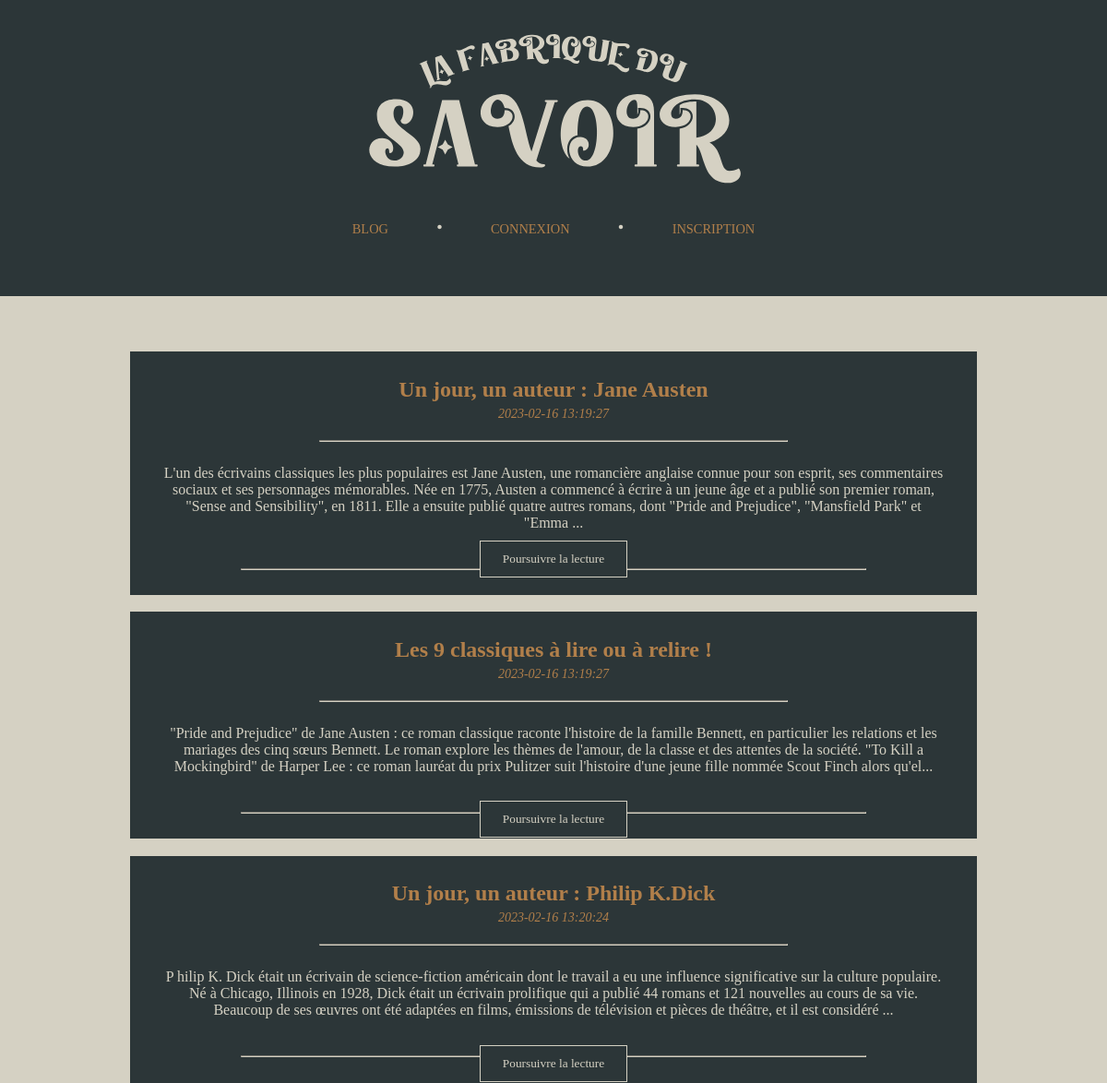
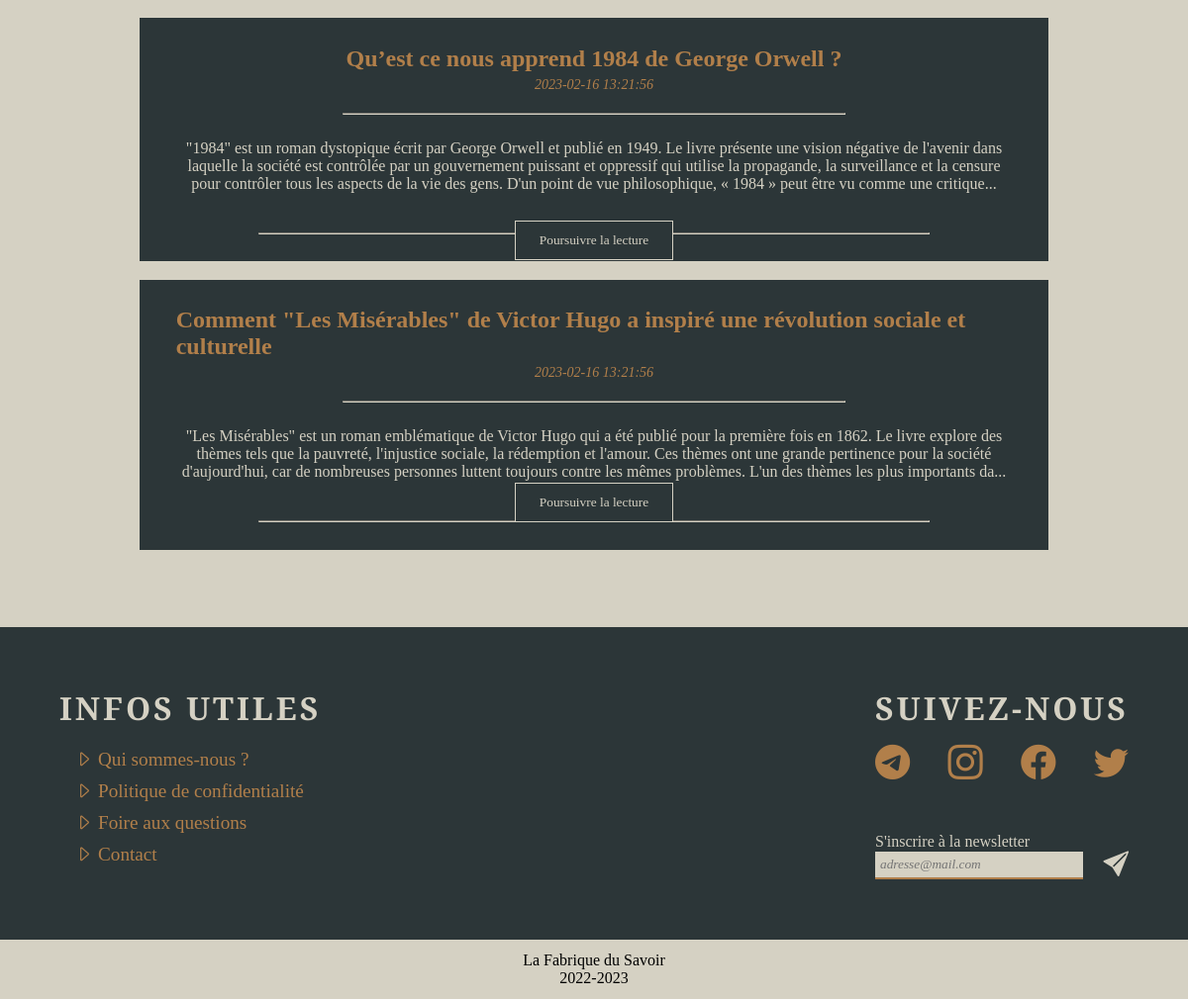
Screenshot of /controller/controller.pages.php?page=view.blog with the database file from the repository (2 pictures, top to bottom).
### tables this page shows
CREATE TABLE `posts` (
  `id_post` int(11) NOT NULL,
  `title_post` varchar(100) NOT NULL,
  `date_post` timestamp NOT NULL DEFAULT current_timestamp(),
  `content_post` text NOT NULL,
  `id_user` int(11) DEFAULT NULL
);

### model/model.select.php (called while the page is built, shortened)
<?php
function select_posts($bdd){
    $stmt = $bdd->prepare(" SELECT * FROM posts");
    $stmt->execute();
    return $stmt->fetchAll();
}
?>

### view/view.blog.php (the view, shortened to what this page needs)
<div class="articles">
    <?php
        $posts = select_posts($bdd);
        foreach($posts as $post):
    ?>
    <div class="article">
        <h2><?=$post['title_post']?></h2>
        <h3><?=$post['date_post']?></h3>
        <hr>
        <p class="extract"><?php echo substr(strip_tags($post['content_post']), 0, 400)."..."?></p>
        <a href="../controller/controller.pages.php?page=view.post&id=<?=$post['id_post']?>"><button class="initialize">Poursuivre la lecture</button></a>
    </div>
    <?php endforeach ?>
</div>

### view/css/all.css (style rules this page uses)
* { margin: 0; padding: 0; text-decoration: none; list-style-type: none; font-family: Cambria; }
body { overflow-x: hidden; background-color: #2c3638; }
.initialize { background: none; border: none; }

### view/css/books.css (style rules this page uses)
:root { --num-columns: 10; --column-gap: 10px; }
h3 { font-size: 14px; }

### view/css/blog.css (style rules this page uses)
.articles { width: 85%; display: flex; flex-direction: column; }
.article { position: relative; background-color: #2c3638; display: flex; flex-direction: column; align-items: center; justify-content: center; padding: 3% 4%; margin-bottom: 2%; }
.article h2, .article h3 { margin-bottom: 5px; color: #b17f4a; }
.article h3 { margin-bottom: 20px; font-weight: 500; font-style: italic; }
.article .extract { margin-top: 25px; margin-bottom: 40px; color: #d5d1c3; }
.article hr { display: block; border-color: #d5d1c3; }
.article hr:nth-of-type(1) { width: 60%; }
.article p { text-align: center; }
.article a { position: absolute; top: 205px; }
.article button { width: 160px; height: 40px; background-color: #2c3638; color: #d5d1c3; font-weight: 500; border: #d5d1c3 1px solid; transition: 0.2s ease-in-out; }

### rows the page displays
posts: title_post "Un jour, un auteur : Jane Austen", date_post "2023-02-16 13:19:27", content_post "L'un des écrivains classiques les plus populaires est Jane Austen, une romancière anglaise connue pour son esprit, ses commentaires sociaux et ses personnages mémorables. Née en 1775, Austen a commencé à écrire à un jeune âge et a publié son premier roman, \"Sense and Sensibility\", en 1811. Elle a ensuite publié quatre autres romans, dont \"Pride and Prejudice\", \"Mansfield Park\" et \"Emma"
posts: title_post "Les 9 classiques à lire ou à relire !", date_post "2023-02-16 13:19:27", content_post "\"Pride and Prejudice\" de Jane Austen : ce roman classique raconte l'histoire de la famille Bennett, en particulier les relations et les mariages des cinq sœurs Bennett. Le roman explore les thèmes de l'amour, de la classe et des attentes de la société. \"To Kill a Mockingbird\" de Harper Lee : ce roman lauréat du prix Pulitzer suit l'histoire d'une jeune fille nommée Scout Finch alors qu'el"
posts: title_post "Un jour, un auteur : Philip K.Dick", date_post "2023-02-16 13:20:24", content_post "P hilip K. Dick était un écrivain de science-fiction américain dont le travail a eu une influence significative sur la culture populaire. Né à Chicago, Illinois en 1928, Dick était un écrivain prolifique qui a publié 44 romans et 121 nouvelles au cours de sa vie. Beaucoup de ses œuvres ont été adaptées en films, émissions de télévision et pièces de théâtre, et il est considéré"
posts: title_post "Qu’est ce nous apprend 1984 de George Orwell ?", date_post "2023-02-16 13:21:56", content_post "\"1984\" est un roman dystopique écrit par George Orwell et publié en 1949. Le livre présente une vision négative de l'avenir dans laquelle la société est contrôlée par un gouvernement puissant et oppressif qui utilise la propagande, la surveillance et la censure pour contrôler tous les aspects de la vie des gens. D'un point de vue philosophique, « 1984 » peut être vu comme une critique"
posts: title_post "Comment \"Les Misérables\" de Victor Hugo a inspiré une révolution sociale et culturelle", date_post "2023-02-16 13:21:56", content_post "\"Les Misérables\" est un roman emblématique de Victor Hugo qui a été publié pour la première fois en 1862. Le livre explore des thèmes tels que la pauvreté, l'injustice sociale, la rédemption et l'amour. Ces thèmes ont une grande pertinence pour la société d'aujourd'hui, car de nombreuses personnes luttent toujours contre les mêmes problèmes. L'un des thèmes les plus importants da"
